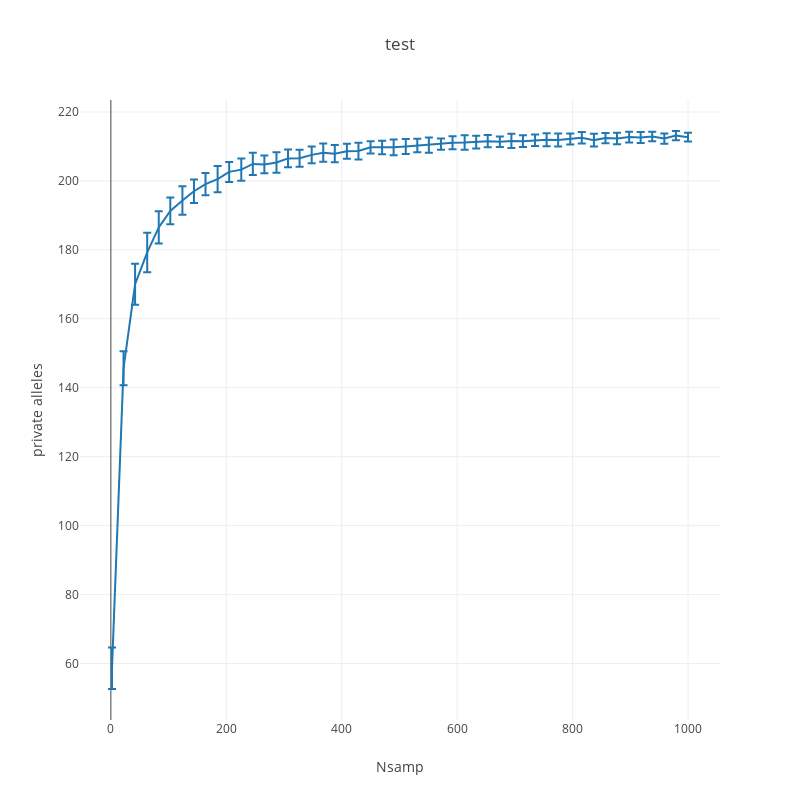

Notebook cell for this chart:
### Code cell
stats_dict= {
    z: {
        'mean': np.mean(g),
        'std': np.std(g)
    } for z,g in ksamp_dict.items()
}

samp_order= sorted(ksamp_dict.keys())

fig= [go.Scatter(
    x= samp_order,
    y= [stats_dict[x]['mean'] for x in samp_order],
    error_y= dict(
        array= [stats_dict[x]['std'] for x in samp_order],
        type= 'data',
        #symmetric= True,
        visible=True
    )
)]

layout= go.Layout(
    title= pop_select,
    xaxis= dict(
        title= 'Nsamp'
    ),
    yaxis= dict(
        title= 'private alleles'
    ),
    width= 800,
    height= 800
)

Figure= go.Figure(data=fig, layout= layout)
iplot(Figure)

### Figure 1 — Plotly figure (JSON) as saved in the notebook; plotly's stock layout.template omitted (floating-point values rounded to 4 significant figures)
{"data": [{"error_y": {"array": [6.036, 4.942, 5.968, 5.719, 4.679, 3.884, 4.126, 3.394, 3.246, 3.791, 2.904, 3.213, 3.234, 2.564, 2.95, 2.578, 2.458, 2.401, 2.646, 2.5, 2.199, 2.438, 1.798, 1.964, 2.296, 2.195, 1.958, 2.235, 1.64, 1.891, 2.111, 1.853, 1.769, 1.52, 2.059, 1.712, 1.697, 1.859, 1.904, 1.596, 1.688, 1.88, 1.457, 1.674, 1.56, 1.575, 1.371, 1.484, 1.342, 1.285], "type": "data", "visible": true}, "type": "scatter", "uid": "9ba9ceb5-1e55-41ac-898f-132a34027000", "x": [2, 22, 42, 63, 83, 103, 124, 144, 164, 185, 205, 226, 246, 266, 287, 307, 327, 348, 368, 388, 409, 429, 450, 470, 490, 511, 531, 551, 572, 592, 613, 633, 653, 674, 694, 714, 735, 755, 775, 796, 816, 837, 857, 877, 898, 918, 938, 959, 979, 1000], "y": [58.64, 145.7, 170.0, 179.3, 186.5, 191.3, 194.3, 197, 199.1, 200.5, 202.6, 203.3, 204.9, 204.8, 205.3, 206.5, 206.6, 207.6, 208.2, 207.9, 208.6, 208.7, 209.7, 209.7, 209.7, 210.0, 210.3, 210.4, 210.7, 211.1, 211.2, 211.3, 211.5, 211.4, 211.6, 211.5, 211.8, 211.9, 211.9, 212.2, 212.5, 211.8, 212.4, 212.3, 212.7, 212.6, 212.9, 212.3, 213.1, 212.7]}], "layout": {"height": 800, "title": {"text": "test"}, "width": 800, "xaxis": {"title": {"text": "Nsamp"}}, "yaxis": {"title": {"text": "private alleles"}}}}
